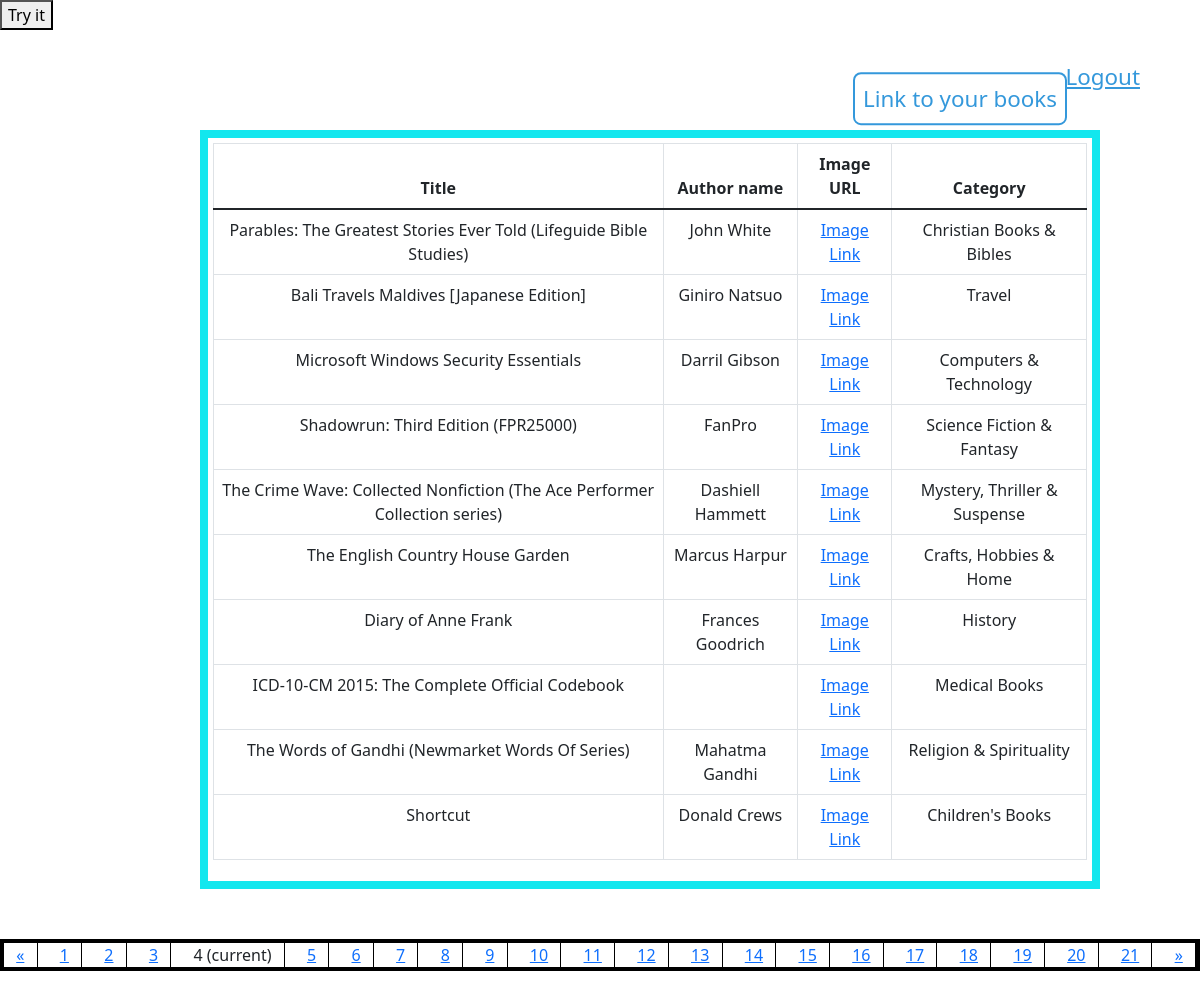
The app's page /?page=4 (signed in) with its own data.
### library/models.py (models this page shows)
class Books(models.Model):
    id = models.AutoField(primary_key=True)
    image_url = models.URLField()
    title = models.CharField(max_length=100)
    author = models.CharField(max_length=100)
    category_id = models.ForeignKey(Category, null=True, on_delete=models.SET_NULL)
    category = models.CharField(max_length=100)
    created_by_user_id = models.ForeignKey(User, null=True, on_delete=models.SET_NULL)

### library/views.py (the view)
# urls.py: 2. Add a URL to urlpatterns:  path('', views.home, name='home')
def home(request):
    if request.user.is_authenticated == False:
        return render(request, "unauth.html")
    book_list = Books.objects.all()
    categories = Category.objects.all()
    category = request.GET.get("category")
    if category is not None:
        book_list = book_list.filter(category=category)
        print(book_list.count())
    page = request.GET.get("page", 1)
    paginator = Paginator(book_list, 10)
    try:
        books = paginator.page(page)
    except PageNotAnInteger:
        books = paginator.page(1)
    except EmptyPage:
        books = paginator.page(paginator.num_pages)
    return render(request, "home.html", {"books": books, "categories": categories})

### library/templates/home.html (shortened to what this page needs)
<!DOCTYPE html>
<html lang="en">
<head>
<link href="https://cdn.jsdelivr.net/npm/bootstrap@5.1.3/dist/css/bootstrap.min.css" rel="stylesheet">
</head>
<body>
    <div class="wrapper-div">
        <a href="{% url 'logout' %}" class="btn admin-btn" id="admin-btn">Logout</a>
        <a href="{% url 'mybooks' %}" class="apply-link" id="apply-link">Link to your books</a>
    </div>
    <button onclick="myFunction()">Try it</button>
<div class="books">
<table class="table table-bordered">
  <thead>
    <tr>
      <th>Title</th>
      <th>Author name</th>
      <th>Image URL</th>
      <th>Category</th>
    </tr>
  </thead>
  <tbody>
    {% for book in books %}
      <tr>
        <td>{{ book.title }}</td>
        <td>{{ book.author }}</td>
        <td><a href="{{ book.image_url }}" target="_blank">Image Link</a></td>
         <td>{{book.category}}</td>
      </tr>
    {% endfor %}
  </tbody>
</table>
</div>
<nav aria-label="Page navigation example">
{% if books.has_other_pages %}
  <ul class="pagination">
    {% if books.has_previous %}
      <li><a href="?page={{ books.previous_page_number }}">&laquo;</a></li>
    {% else %}
      <li class="disabled"><span>&laquo;</span></li>
    {% endif %}
    {% for i in books.paginator.page_range %}
      {% if books.number == i %}
        <li class="active"><span>{{ i }} <span class="sr-only">(current)</span></span></li>
      {% else %}
        <li><a href="?page={{ i }}">{{ i }}</a></li>
      {% endif %}
    {% endfor %}
    {% if books.has_next %}
      <li><a href="?page={{ books.next_page_number }}">&raquo;</a></li>
    {% else %}
      <li class="disabled"><span>&raquo;</span></li>
    {% endif %}
  </ul>
{% endif %}
</nav>
</body>
</html>

### library/templates/home.html (style rules this page uses)
.books { margin-top: 100px; margin-left: 200px; border: #13e7ee 8px solid; padding:5px; width:75%; text-align: center; position:static; }
.pagination { flex-direction: row; gap:1px; margin-top: 50px; display: grid; grid-auto-flow: column; grid-column-gap: 10px; border: #000 4px solid; }
.pagination li { border-right: solid #000 1px; text-align: center; }
.admin-btn { position: absolute; top: 50px; right: 50px; border-radius: 8px; background-color: #fff; border: none; text-decoration: underline; color: #3498db; padding: 10px; font-size: 1.4rem; cursor: pointer; }
.apply-link { position: absolute; top: 10%; right: 20%; transform: translate(50%, -50%); text-decoration: none; border-radius: 8px; background-color: #fff; border: #3498db 2px solid; color: #3498db; padding: 8px; font-size: 1.4rem; }

### records on screen
Books: title "Parables: The Greatest Stories Ever Told (Lifeguide Bible Studies)", author "John White", category "Christian Books & Bibles"
Books: title "Bali Travels Maldives [Japanese Edition]", author "Giniro Natsuo", category "Travel"
Books: title "Microsoft Windows Security Essentials", author "Darril Gibson", category "Computers & Technology"
Books: title "Shadowrun: Third Edition (FPR25000)", author "FanPro", category "Science Fiction & Fantasy"
Books: title "The Crime Wave: Collected Nonfiction (The Ace Performer Collection series)", author "Dashiell Hammett", category "Mystery, Thriller & Suspense"
Books: title "The English Country House Garden", author "Marcus Harpur", category "Crafts, Hobbies & Home"
Books: title "Diary of Anne Frank", author "Frances Goodrich", category "History"
Books: title "ICD-10-CM 2015: The Complete Official Codebook", category "Medical Books"
Books: title "The Words of Gandhi (Newmarket Words Of Series)", author "Mahatma Gandhi", category "Religion & Spirituality"
Books: title "Shortcut", author "Donald Crews", category "Children's Books"

### other values on screen
{{ i }} "1" "2" "3" "5" "6" "7" "8" "9" "10" "11" "12" "13" "14" "15" "16" "17" "18" "19" "20" "21"
{{ i }} "4"
